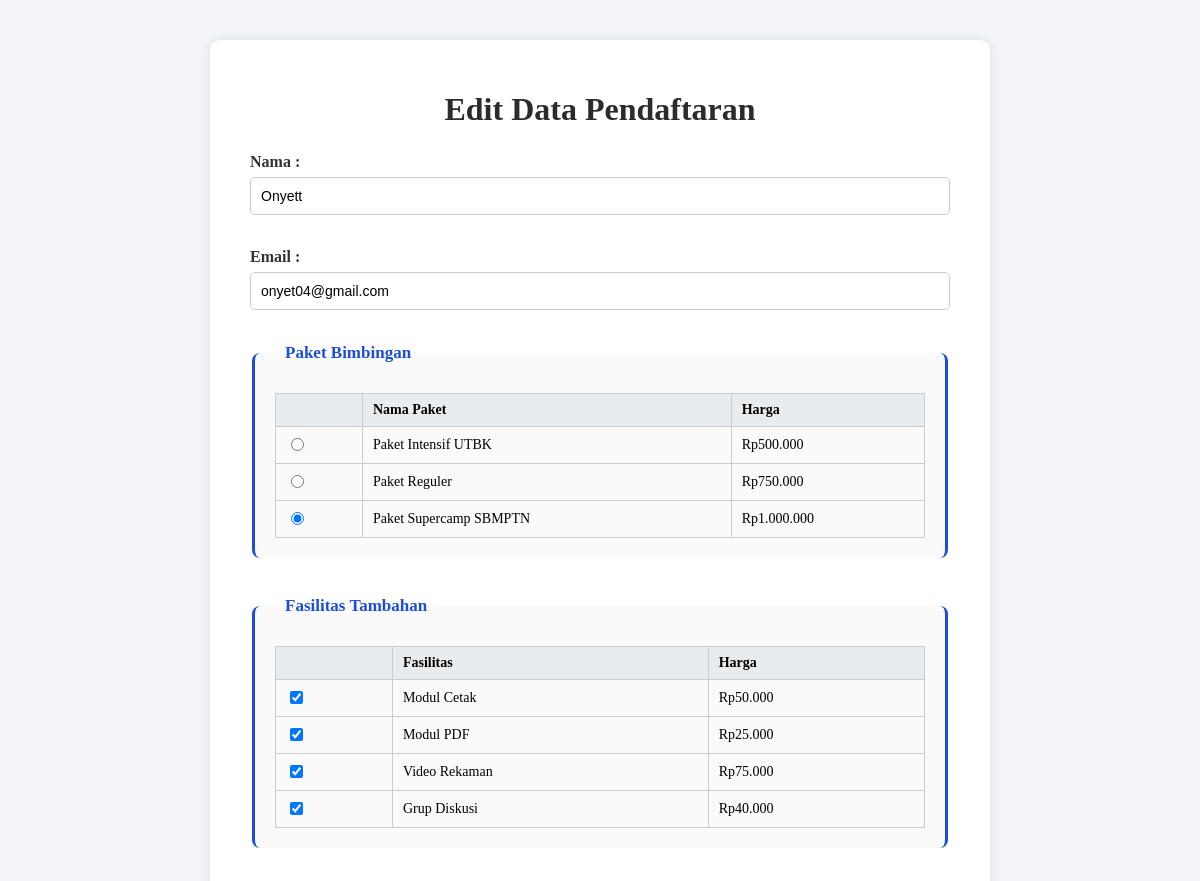
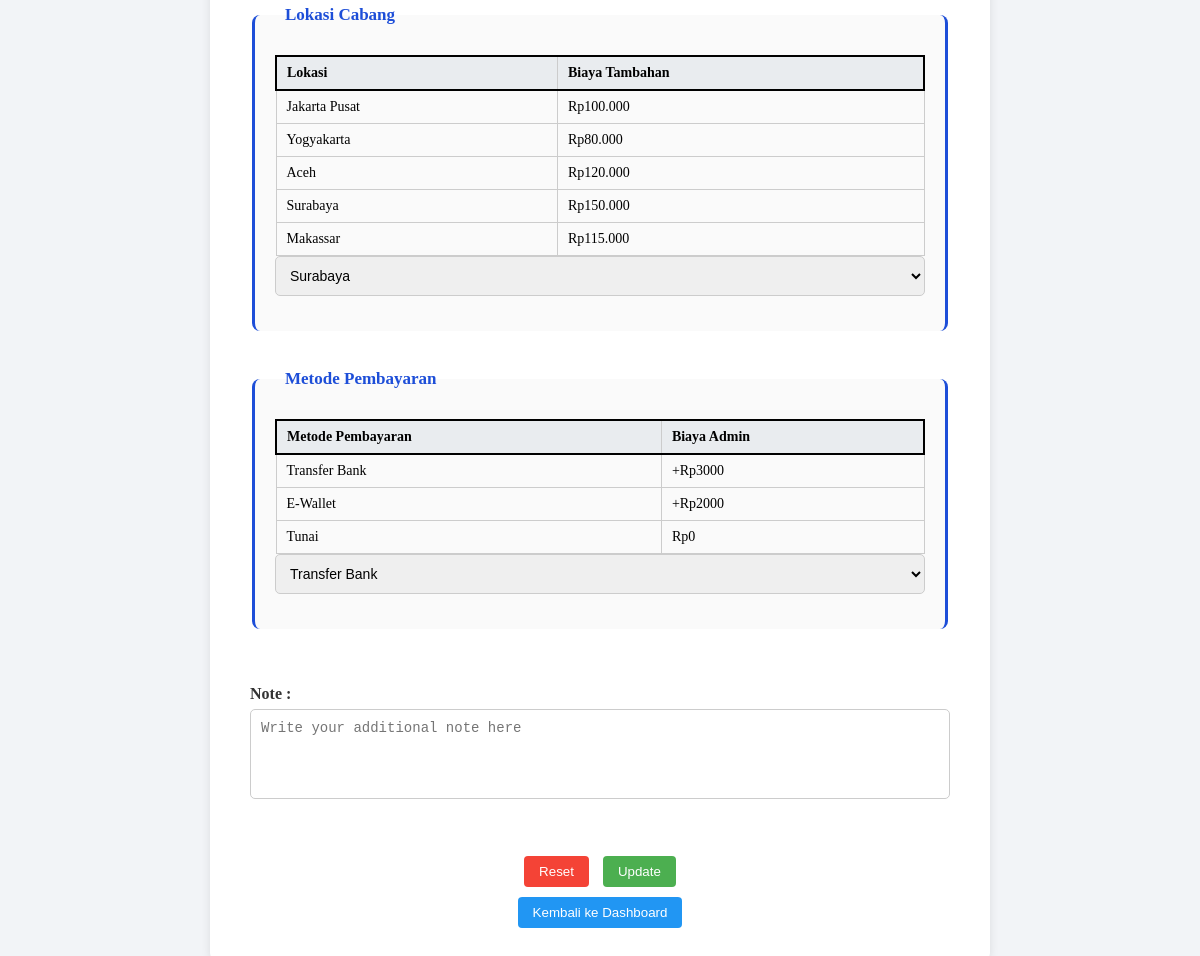
/editData.php?id=3, run on the app's committed database (2 pictures, top to bottom).
### tables this page shows
CREATE TABLE `pendaftar` (
  `id` int(11) NOT NULL,
  `nama` varchar(100) NOT NULL,
  `email` varchar(100) NOT NULL,
  `paket` varchar(50) NOT NULL,
  `fasilitas` text NOT NULL,
  `lokasi` varchar(50) NOT NULL,
  `metode_pembayaran` varchar(50) NOT NULL,
  `catatan` text NOT NULL,
  `price1` int(11) NOT NULL,
  `price2` int(11) NOT NULL,
  `price3` int(11) NOT NULL,
  `price4` int(11) NOT NULL,
  `tax` int(11) NOT NULL,
  `taxes` int(11) NOT NULL,
  `total_biaya` int(11) NOT NULL,
  `tanggal_daftar` datetime NOT NULL
);

### editData.php (the view, shortened to what this page needs)
<?php
include 'php/koneksi.php';
$id = intval($_GET['id']);
$query = "SELECT * FROM pendaftar WHERE id = $id";
$result = mysqli_query($koneksi, $query);
$data = mysqli_fetch_assoc($result);
?>
<!DOCTYPE html>
<html lang="id">
<head>
</head>
<body>
    <div class="container">
        <h1>Edit Data Pendaftaran</h1>
        <form action="php/proses_edit.php" method="POST">
            <label for="nama" style="display: flex;"><strong>Nama : </strong></label>
            <input type="text" name="nama" placeholder="Bylbiss El Haqqie" value="<?= htmlspecialchars($data['nama']) ?>" required>
            <br><br>
            <label for="email" style="display: flex;"><strong>Email : </strong></label>
            <input type="email" name="email" placeholder="bylbisselhaqqie@gmail.com" value="<?= htmlspecialchars($data['email']) ?>" required>
            <br><br>
            <fieldset>
                <legend>Paket Bimbingan</legend>
                <table class="paket-table">
                    <tr>
                        <th></th>
                        <th>Nama Paket</th>
                        <th>Harga</th>
                    </tr>
                    <tr>
                        <td><input type="radio" name="paket" value="Paket Intensif UTBK" <?= $data['paket'] == 'Paket Intensif UTBK' ? 'checked' : '' ?>></td>
                        <td>Paket Intensif UTBK</td>
                        <td>Rp500.000</td>
                    </tr>
                    <tr>
                        <td><input type="radio" name="paket" value="Paket Reguler" <?= $data['paket'] == 'Paket Reguler' ? 'checked' : '' ?>></td>
                        <td>Paket Reguler</td>
                        <td>Rp750.000</td>
                    </tr>
                    <tr>
                        <td><input type="radio" name="paket" value="Paket Supercamp SBMPTN" <?= $data['paket'] == 'Paket Supercamp SBMPTN' ? 'checked' : '' ?>></td>
                        <td>Paket Supercamp SBMPTN</td>
                        <td>Rp1.000.000</td>
                    </tr>
                </table>
            </fieldset>
            <br>
            <fieldset>
                <legend>Fasilitas Tambahan</legend>
                <table class="paket-table">
                    <tr>
                        <th></th>
                        <th>Fasilitas</th>
                        <th>Harga</th>
                    </tr>
                    <?php
                    $fasilitas_terpilih = explode(", ", $data['fasilitas']);
                    $fasilitas_list = [
                        ["nama" => "Modul Cetak Lengkap", "label" => "Modul Cetak", "harga" => "Rp50.000"],
                        ["nama" => "Modul PDF", "label" => "Modul PDF", "harga" => "Rp25.000"],
                        ["nama" => "Video Rekaman Kelas", "label" => "Video Rekaman", "harga" => "Rp75.000"],
                        ["nama" => "Grup Diskusi Telegram", "label" => "Grup Diskusi", "harga" => "Rp40.000"]
                    ];
                    foreach ($fasilitas_list as $fasilitas) {
                        $checked = in_array($fasilitas['nama'], $fasilitas_terpilih) ? "checked" : "";
                        echo "
                        <tr>
                            <td><input type='checkbox' name='fasilitas[]' value='{$fasilitas['nama']}' $checked></td>
                            <td>{$fasilitas['label']}</td>
                            <td>{$fasilitas['harga']}</td>
                        </tr>";
                    }
                    ?>
                </table>
            </fieldset><br>
            <fieldset>
                <legend>Lokasi Cabang</legend>
                <table class="paket-table">
                    <thead style="border: 2px solid #000000;">
                        <tr style="font-size: large;">
                            <th>Lokasi</th>
                            <th>Biaya Tambahan</th>
                        </tr>
                    </thead>
                    <tbody>
                        <tr>
                            <td>Jakarta Pusat</td>
                            <td>Rp100.000</td>
                        </tr>
                        <tr>
                            <td>Yogyakarta</td>
                            <td>Rp80.000</td>
                        </tr>
                        <tr>
                            <td>Aceh</td>
                            <td>Rp120.000</td>
                        </tr>
                        <tr>
                            <td>Surabaya</td>
                            <td>Rp150.000</td>
                        </tr>
                        <tr>
                            <td>Makassar</td>
                            <td>Rp115.000</td>
                        </tr>
                    </tbody>
                </table>
                <select name="lokasi" required>
                    <?php
                    $lokasi_list = ["Jakarta Pusat", "Yogyakarta", "Aceh", "Surabaya", "Makassar"];
                    foreach ($lokasi_list as $lok) {
                        $selected = ($data['lokasi'] == $lok) ? "selected" : "";
                        echo "<option value='$lok' $selected>$lok</option>";
                    }
                    ?>
                </select>
            </fieldset>
            <br>
            <fieldset>
                <legend>Metode Pembayaran</legend>
                <table class="paket-table">
                    <thead style="border: 2px solid #000000;">
                        <tr style="font-size: large;">
                            <th>Metode Pembayaran</th>
                            <th>Biaya Admin</th>
                        </tr>
                    </thead>
                    <tbody>
                        <tr>
                            <td>Transfer Bank</td>
                            <td>+Rp3000</td>
                        </tr>
                        <tr>
                            <td>E-Wallet</td>
                            <td>+Rp2000</td>
                        </tr>
                        <tr>
                            <td>Tunai</td>
                            <td>Rp0</td>
                        </tr>
                    </tbody>
                </table>
                <select name="pembayaran" required>
                    <?php
                    $pembayaran_list = ["Transfer Bank", "E-Wallet", "Tunai"];
                    foreach ($pembayaran_list as $metode) {
                        $selected = ($data['metode_pembayaran'] == $metode) ? "selected" : "";
                        echo "<option value='$metode' $selected>$metode</option>";
                    }
                    ?>
                </select>
            </fieldset>
            <br><br>
            <label for="note" style="display: flex;"><strong>Note : </strong></label>
            <textarea name="note" id="note" placeholder="Write your additional note here"><?= htmlspecialchars($data['catatan']) ?></textarea><br>
            <div class="button">
                <br><input type="reset" value="Reset">
                <input type="submit" value="Update"><br>
                <a href="index.php"><button type="button">Kembali ke Dashboard</button></a>
            </div>
        </form>
    </div>
</body>
</html>

### editData.php (style rules this page uses)
body { font-family: "Times New Roman", serif; background-color: #f2f4f7; margin: 0; padding: 0; }
.container { width: 700px; margin: 40px auto; background: #fff; border-radius: 10px; box-shadow: 0 0 10px rgba(0, 0, 0, 0.1); padding: 30px 40px; }
h1 { text-align: center; color: #2b2b2b; margin-bottom: 25px; }
label { font-weight: bold; margin-bottom: 6px; display: block; color: #333; }
input[type="text"], input[type="email"], select, textarea { width: 100%; padding: 10px; margin-bottom: 15px; border: 1px solid #ccc; border-radius: 5px; font-size: 14px; box-sizing: border-box; }
fieldset { border-left: 3px solid #1d4ed8; border-right: 3px solid #1d4ed8; border-top: none; border-bottom: none; padding: 20px; border-radius: 8px; margin-bottom: 20px; background-color: #fafafa; }
legend { font-weight: bold; color: #1d4ed8; padding: 0 10px; font-size: 17px; }
.paket-table { width: 100%; border-collapse: collapse; margin-top: 10px; }
.paket-table th, .paket-table td { border: 1px solid #ccc; padding: 8px 10px; text-align: left; font-size: 14px; }
.paket-table th { background-color: #e9ecef; }
textarea { height: 90px; resize: none; }
.button { margin-top: 15px; text-align: center; }
input[type="submit"], input[type="reset"] { padding: 8px 15px; margin: 5px; border: none; border-radius: 4px; background-color: #4CAF50; color: white; cursor: pointer; }
input[type="reset"] { background-color: #f44336; }
.button a button { padding: 8px 15px; margin: 5px; border: none; border-radius: 4px; background-color: #2196F3; color: white; cursor: pointer; transition: background-color 0.3s ease; }

### data on the page
pendaftar: nama "Onyett", email "onyet04@gmail.com", paket "☑"

### other printed values
$fasilitas['label'] "Modul Cetak"
$fasilitas['harga'] "Rp50.000"
$fasilitas['label'] "Modul PDF"
$fasilitas['harga'] "Rp25.000"
$fasilitas['label'] "Video Rekaman"
$fasilitas['harga'] "Rp75.000"
$fasilitas['label'] "Grup Diskusi"
$fasilitas['harga'] "Rp40.000"
form field lokasi "Surabaya"
form field pembayaran "Transfer Bank"
